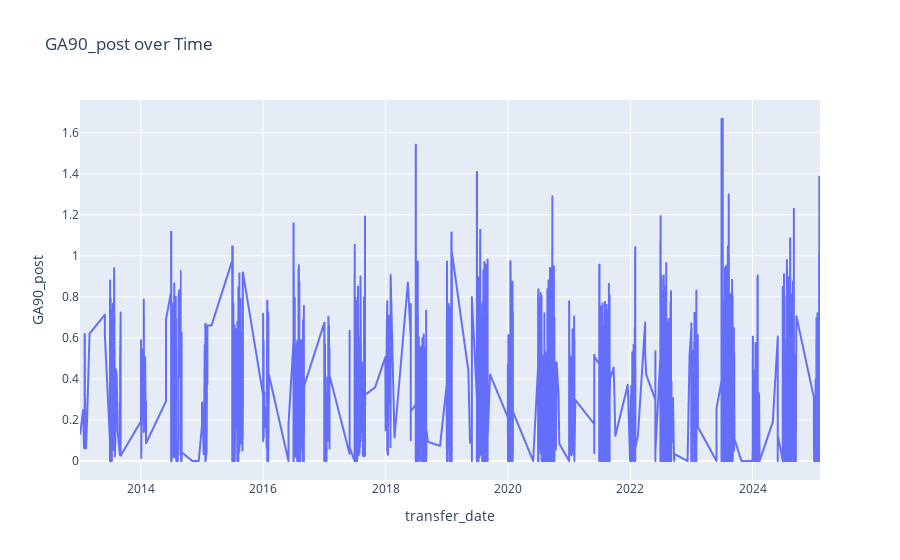

The notebook cell saved with this chart:
### Code cell
import plotly.express as px
import matplotlib.pyplot as plt
from statsmodels.graphics.tsaplots import plot_acf, plot_pacf

# Convert transfer_date to datetime
df["transfer_date"] = pd.to_datetime(df["transfer_date"], errors="coerce")

# Sort by time
df = df.sort_values("transfer_date")

# --- Time series: GA90_post over time (Plotly) ---
fig = px.line(df, x="transfer_date", y="GA90_post", title="GA90_post over Time")
fig.write_html("../results/eda/timeseries_GA90_post.html")
fig.show()

# --- Lag feature for PostMinutes ---
df["PostMinutes_lag1"] = df["PostMinutes"].shift(1)

# --- Autocorrelation and Partial Autocorrelation ---
fig, ax = plt.subplots(2, 1, figsize=(10,6))
plot_acf(df["PostMinutes"].dropna(), ax=ax[0], lags=30)
plot_pacf(df["PostMinutes"].dropna(), ax=ax[1], lags=30)
plt.tight_layout()
fig.savefig("../results/eda/acf_pacf_PostMinutes.png", dpi=150)
plt.show()
plt.close(fig)

# --- Lag-target scatterplot ---
fig, ax = plt.subplots(figsize=(6,4))
sns.scatterplot(x=df["PostMinutes_lag1"], y=df["PostMinutes"], ax=ax)
ax.set_title("Lagged PostMinutes vs Current PostMinutes", fontsize=12)
plt.tight_layout()
fig.savefig("../results/eda/lag_scatter_PostMinutes.png", dpi=150)
plt.show()
plt.close(fig)

### Figure 1 — Plotly figure (JSON) as saved in the notebook; plotly's stock layout.template omitted (floating-point values rounded to 4 significant figures; data arrays with more than 128 entries replaced by an {"elided": "..."} marker saying what was removed)
{"data": [{"hovertemplate": "transfer_date=%{x}<br>GA90_post=%{y}<extra></extra>", "legendgroup": "", "line": {"color": "#636efa", "dash": "solid"}, "marker": {"symbol": "circle"}, "mode": "lines", "name": "", "showlegend": false, "type": "scattergl", "x": {"elided": "4829 str values"}, "xaxis": "x", "y": {"elided": "4829 float values"}, "yaxis": "y"}], "layout": {"legend": {"tracegroupgap": 0}, "title": {"text": "GA90_post over Time"}, "xaxis": {"anchor": "y", "domain": [0, 1], "title": {"text": "transfer_date"}}, "yaxis": {"anchor": "x", "domain": [0, 1], "title": {"text": "GA90_post"}}}}
